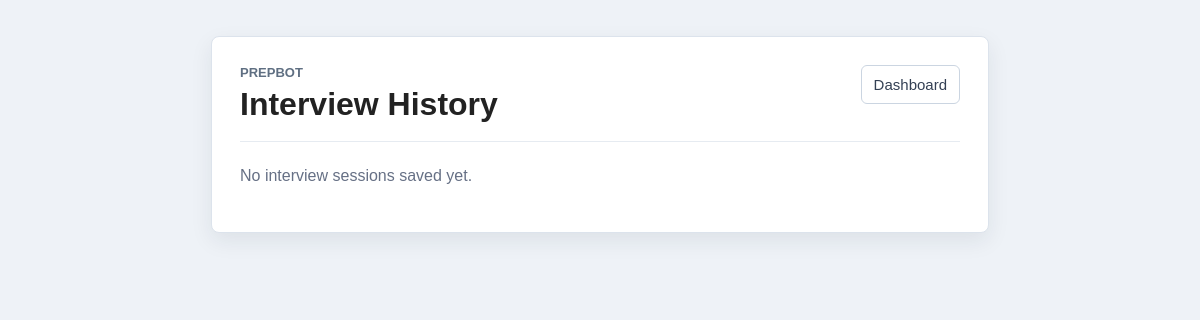
Page /history (signed in) on the earlier database version.
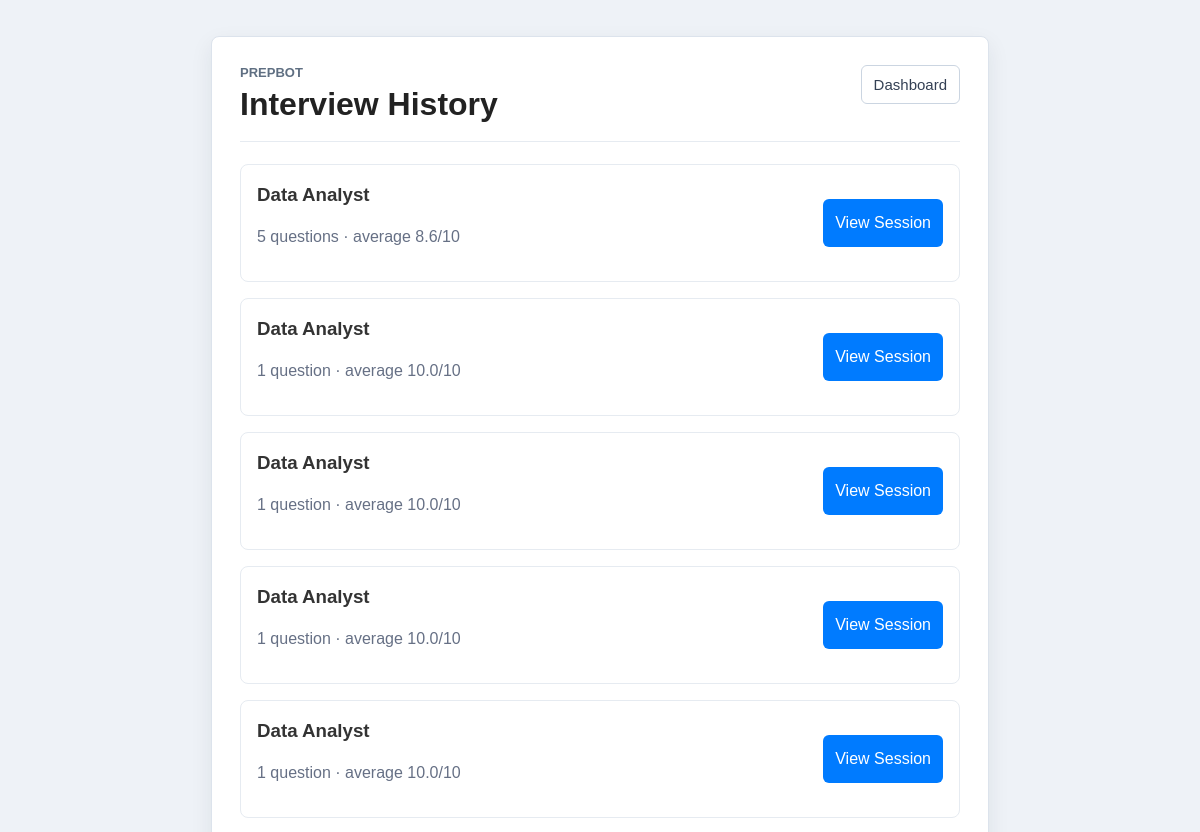
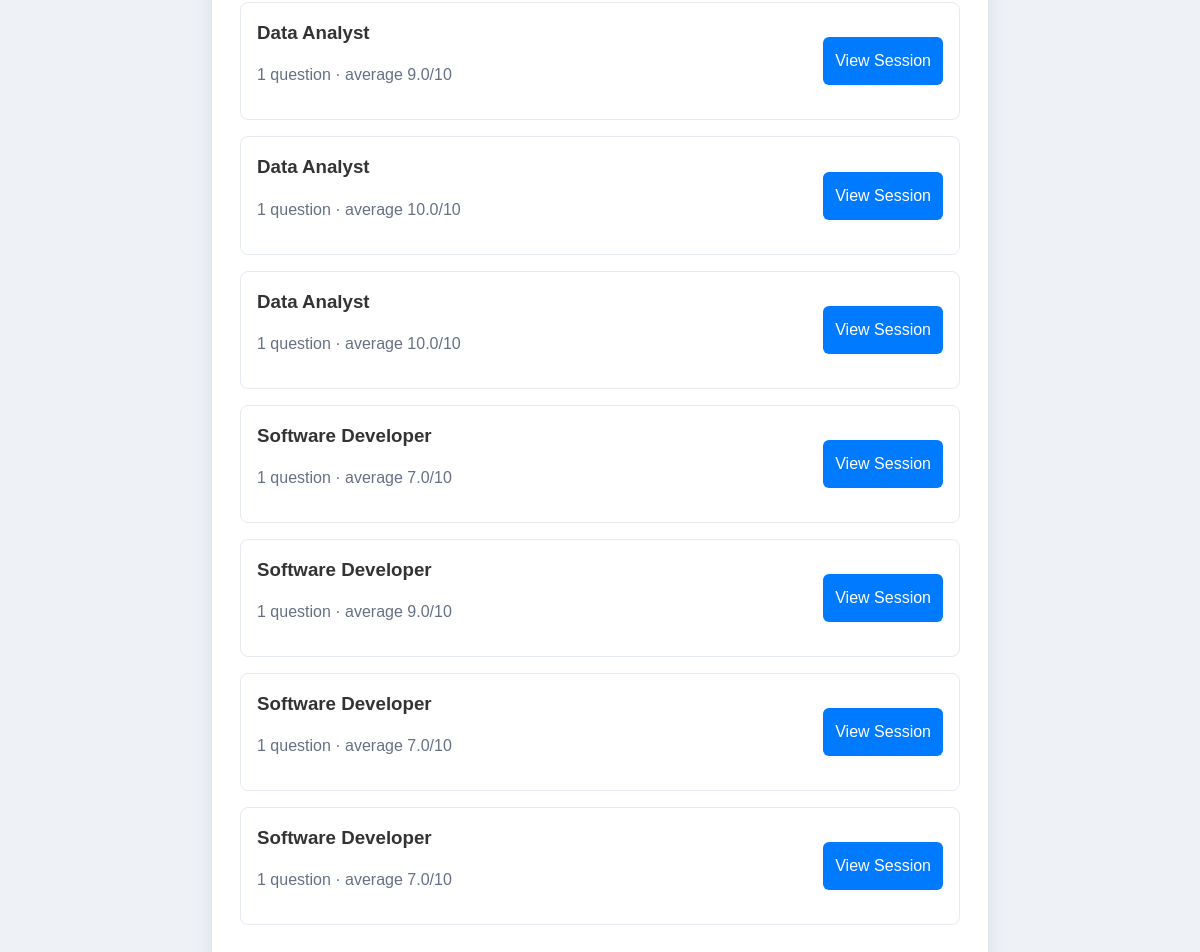
Same page on the later database version (2 pictures, top to bottom).
### app.py (models this page shows)
class Interview(db.Model):
    id = db.Column(db.Integer, primary_key=True)
    role = db.Column(db.String(100))
    question = db.Column(db.Text)
    answer = db.Column(db.Text)
    feedback = db.Column(db.Text)
    score = db.Column(db.Integer)
    improvements = db.Column(db.Text)
    answer_suggestion = db.Column(db.Text)
    session_id = db.Column(db.String(36))
    question_number = db.Column(db.Integer)
    created_at = db.Column(
        db.DateTime,
        default=datetime.utcnow
    )
    user_id = db.Column(
        db.Integer,
        db.ForeignKey('user.id')
    )

### app.py (the view)
@app.route('/history')
@login_required
def history():
    interviews = Interview.query.filter_by(
        user_id=current_user.id
    ).order_by(
        Interview.id.desc()
    ).all()
    sessions = build_history_sessions(
        interviews
    )
    return render_template(
        'history.html',
        sessions=sessions
    )

### app.py (called while the page is built)
@login_manager.user_loader
def load_user(user_id):
    return User.query.get(int(user_id))

### templates/history.html (shortened to what this page needs)
<!DOCTYPE html>
<html>
<head>
    <link rel="stylesheet" href="{{ url_for('static', filename='css/style.css') }}">
</head>
<body>
<div class="page-panel history-panel">
    <div class="page-header">
        <div>
            <p class="eyebrow">PrepBot</p>
            <h1>Interview History</h1>
        </div>
        <a href="/dashboard" class="text-button">Dashboard</a>
    </div>
    {% for session in sessions %}
        <div class="history-item session-history-item">
            <div>
                <h3>{{ session.role }}</h3>
                <p class="muted-text">
                    {{ session.question_count }} question{% if session.question_count != 1 %}s{% endif %}
                    &middot; average {{ session.average_score }}/10
                </p>
            </div>
            <a href="/history/{{ session.session_key }}" class="button-link">View Session</a>
        </div>
    {% else %}
        <p class="muted-text">No interview sessions saved yet.</p>
    {% endfor %}
</div>
</body>
</html>

### static/css/style.css (style rules this page uses)
body { margin: 0; padding: 0; font-family: Arial, sans-serif; background-color: #eef2f7; color: #20242a; }
.page-panel { width: 760px; max-width: calc(100% - 40px); margin: 36px auto; background: white; padding: 28px; border: 1px solid #dce3ec; border-radius: 8px; box-shadow: 0px 8px 22px rgba(25, 39, 52, 0.08); }
.dashboard-panel, .history-panel, .results-panel { width: 720px; }
.page-header { align-items: flex-start; border-bottom: 1px solid #e6ebf1; display: flex; gap: 16px; justify-content: space-between; margin-bottom: 22px; padding-bottom: 18px; }
.page-header h1 { font-size: 32px; margin: 0; text-align: left; }
.eyebrow { color: #5f6f82; font-size: 13px; font-weight: bold; letter-spacing: 0; margin: 0 0 6px; text-transform: uppercase; }
.muted-text { color: #667085; line-height: 1.5; }
.history-item { border: 1px solid #e6ebf1; border-radius: 8px; line-height: 1.5; margin-bottom: 16px; padding: 16px; }
.session-history-item { align-items: center; display: flex; gap: 16px; justify-content: space-between; }
.session-history-item h3 { margin: 0 0 6px; }
.session-history-item .button-link { flex: 0 0 auto; }
h1 { text-align: center; color: #222; margin-bottom: 10px; font-size: 45px; }
h2, h3 { color: #333; }
.button-link { background-color: #007BFF; border-radius: 6px; box-sizing: border-box; color: white; display: inline-block; font-size: 16px; padding: 12px; text-align: center; text-decoration: none; }
.ghost-button, .text-button { background: white; border: 1px solid #cbd5e1; border-radius: 6px; color: #344054; cursor: pointer; display: inline-block; font-size: 15px; padding: 10px 12px; text-align: center; text-decoration: none; width: auto; }
a { text-decoration: none; color: #007BFF; }

Differences in the rows shown:
added Interview: role "Data Analyst", question_count "5", average_score "8.6"
added Interview: role "Data Analyst", question_count "1", average_score "10.0"
added Interview: role "Data Analyst", question_count "1", average_score "10.0"
added Interview: role "Data Analyst", question_count "1", average_score "10.0"
added Interview: role "Data Analyst", question_count "1", average_score "10.0"
added Interview: role "Data Analyst", question_count "1", average_score "9.0"
added Interview: role "Data Analyst", question_count "1", average_score "10.0"
added Interview: role "Data Analyst", question_count "1", average_score "10.0"
added Interview: role "Software Developer", question_count "1", average_score "7.0"
added Interview: role "Software Developer", question_count "1", average_score "9.0"
added Interview: role "Software Developer", question_count "1", average_score "7.0"
added Interview: role "Software Developer", question_count "1", average_score "7.0"
Other differences:
text no longer shown: "No interview sessions saved yet."
